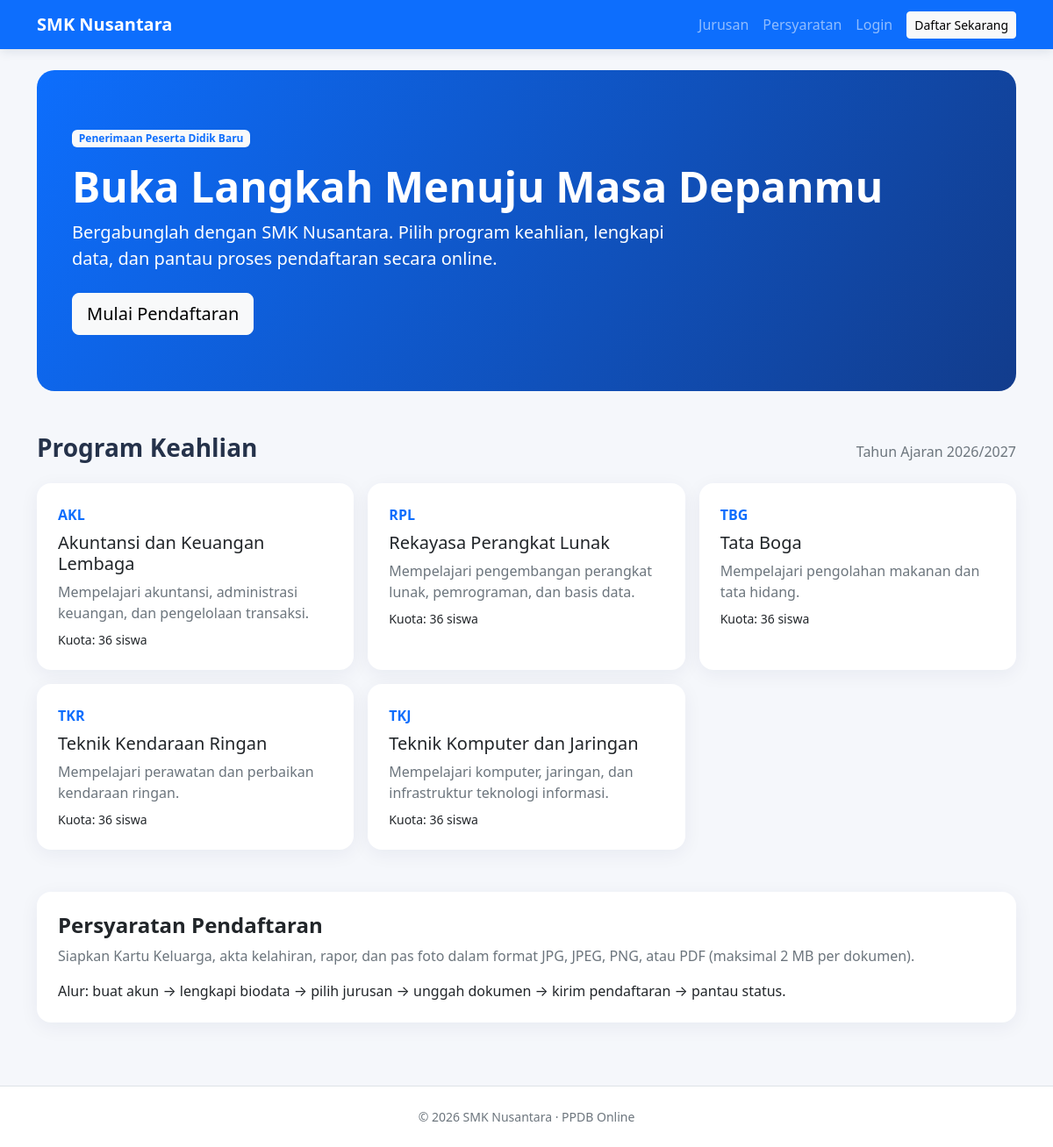
The page / on the database its author committed.
### tables this page shows
CREATE TABLE jurusan (
 id_jurusan INT AUTO_INCREMENT PRIMARY KEY,
 kode_jurusan VARCHAR(10) NOT NULL UNIQUE,
 nama_jurusan VARCHAR(120) NOT NULL,
 kuota INT NOT NULL DEFAULT 0,
 deskripsi TEXT,
 aktif TINYINT(1) NOT NULL DEFAULT 1
);

### config/app.php (called while the page is built, shortened)
<?php
function e(?string $value): string {
    return htmlspecialchars((string)$value, ENT_QUOTES, 'UTF-8');
}
function current_user(): ?array {
    return $_SESSION['user'] ?? null;
}

### index.php (the view, shortened to what this page needs)
<?php
require_once __DIR__ . '/config/app.php';
$jurusan = $pdo->query("SELECT * FROM jurusan WHERE aktif=1 ORDER BY nama_jurusan")->fetchAll();
include __DIR__ . '/includes/header.php';
?>
<section class="hero mb-5">
 <span class="badge bg-light text-primary mb-3">Penerimaan Peserta Didik Baru</span>
 <h1 class="display-5 fw-bold">Buka Langkah Menuju Masa Depanmu</h1>
 <p class="lead col-lg-8">Bergabunglah dengan SMK Nusantara. Pilih program keahlian, lengkapi data, dan pantau proses pendaftaran secara online.</p>
 <a class="btn btn-light btn-lg mt-2" href="<?= BASE_URL ?>/auth/register.php">Mulai Pendaftaran</a>
</section>
<section id="jurusan" class="mb-5">
 <div class="d-flex justify-content-between align-items-center mb-3"><h2 class="h3 fw-bold">Program Keahlian</h2><span class="text-secondary">Tahun Ajaran <?= date('Y') ?>/<?= date('Y')+1 ?></span></div>
 <div class="row g-3">
 <?php foreach ($jurusan as $j): ?>
 <div class="col-md-6 col-lg-4"><div class="card h-100 p-4"><span class="text-primary fw-bold"><?= e($j['kode_jurusan']) ?></span><h3 class="h5 mt-2"><?= e($j['nama_jurusan']) ?></h3><p class="text-secondary mb-2"><?= e($j['deskripsi']) ?></p><small>Kuota: <?= (int)$j['kuota'] ?> siswa</small></div></div>
 <?php endforeach; ?>
 </div>
</section>
<section id="persyaratan" class="card p-4">
 <h2 class="h4 fw-bold">Persyaratan Pendaftaran</h2>
 <p class="text-secondary">Siapkan Kartu Keluarga, akta kelahiran, rapor, dan pas foto dalam format JPG, JPEG, PNG, atau PDF (maksimal 2 MB per dokumen).</p>
 <p class="mb-0">Alur: buat akun → lengkapi biodata → pilih jurusan → unggah dokumen → kirim pendaftaran → pantau status.</p>
</section>
<?php include __DIR__ . '/includes/footer.php'; ?>

### includes/header.php (shortened to what this page needs)
<?php
require_once __DIR__ . '/../config/app.php';
$user = current_user();
?>
<!doctype html>
<html lang="id">
<head>
  <link href="https://cdn.jsdelivr.net/npm/bootstrap@5.3.3/dist/css/bootstrap.min.css" rel="stylesheet">
  <link href="<?= BASE_URL ?>/assets/css/style.css" rel="stylesheet">
</head>
<body>
<nav class="navbar navbar-expand-lg navbar-dark bg-primary">
 <div class="container">
  <a class="navbar-brand fw-bold" href="<?= BASE_URL ?>/index.php">SMK Nusantara</a>
  <div class="collapse navbar-collapse" id="mainNav">
   <ul class="navbar-nav ms-auto align-items-lg-center">
    <li class="nav-item"><a class="nav-link" href="<?= BASE_URL ?>/index.php#jurusan">Jurusan</a></li>
    <li class="nav-item"><a class="nav-link" href="<?= BASE_URL ?>/index.php#persyaratan">Persyaratan</a></li>
    <?php if ($user): ?>
      <li class="nav-item"><a class="nav-link" href="<?= BASE_URL ?>/<?= $user['role'] === 'admin' ? 'admin/dashboard.php' : 'siswa/dashboard.php' ?>">Dashboard</a></li>
      <li class="nav-item"><a class="nav-link" href="<?= BASE_URL ?>/auth/logout.php">Keluar</a></li>
    <?php else: ?>
      <li class="nav-item"><a class="nav-link" href="<?= BASE_URL ?>/auth/login.php">Login</a></li>
      <li class="nav-item ms-lg-2"><a class="btn btn-light btn-sm" href="<?= BASE_URL ?>/auth/register.php">Daftar Sekarang</a></li>
    <?php endif; ?>
   </ul>
  </div>
 </div>
</nav>
<main class="container py-4">

### includes/footer.php (shortened to what this page needs)
</main>
<footer class="border-top py-4 mt-5 bg-white">
 <div class="container text-center text-secondary small">© <?= date('Y') ?> SMK Nusantara · PPDB Online</div>
</footer>
</body></html>

### assets/css/style.css (style rules this page uses)
body { background:#f5f7fb; color:#25324a; min-height:100vh; }
.navbar { box-shadow:0 2px 12px rgba(20,40,80,.12); }
.hero { background:linear-gradient(120deg,#0d6efd,#123c8c); color:#fff; border-radius:1.25rem; padding:4rem 2.5rem; }
.card { border:0; border-radius:1rem; box-shadow:0 5px 22px rgba(20,40,80,.06); }

### rows shown on the page
jurusan: kode_jurusan "AKL", nama_jurusan "Akuntansi dan Keuangan Lembaga", deskripsi "Mempelajari akuntansi, administrasi keuangan, dan pengelolaan transaksi.", kuota "36"
jurusan: kode_jurusan "RPL", nama_jurusan "Rekayasa Perangkat Lunak", deskripsi "Mempelajari pengembangan perangkat lunak, pemrograman, dan basis data.", kuota "36"
jurusan: kode_jurusan "TBG", nama_jurusan "Tata Boga", deskripsi "Mempelajari pengolahan makanan dan tata hidang.", kuota "36"
jurusan: kode_jurusan "TKR", nama_jurusan "Teknik Kendaraan Ringan", deskripsi "Mempelajari perawatan dan perbaikan kendaraan ringan.", kuota "36"
jurusan: kode_jurusan "TKJ", nama_jurusan "Teknik Komputer dan Jaringan", deskripsi "Mempelajari komputer, jaringan, dan infrastruktur teknologi informasi.", kuota "36"
